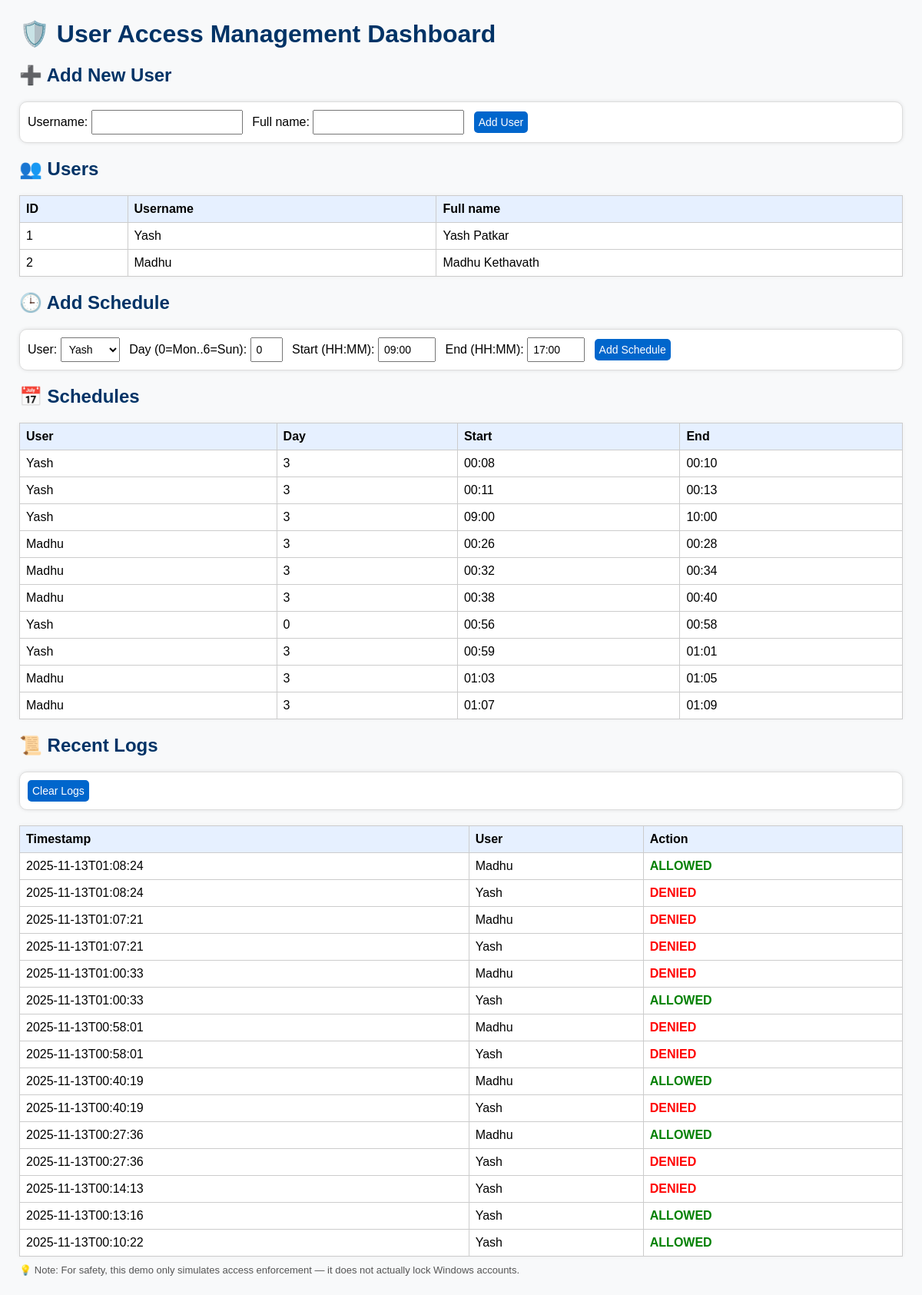
The page / on the database its author committed.
### tables this page shows
CREATE TABLE users(
  id INTEGER PRIMARY KEY AUTOINCREMENT,
  username TEXT UNIQUE NOT NULL,
  fullname TEXT
);

CREATE TABLE schedules(
  id INTEGER PRIMARY KEY AUTOINCREMENT,
  user_id INTEGER NOT NULL,
  day_of_week INTEGER NOT NULL,
  start_time TEXT NOT NULL,
  end_time TEXT NOT NULL,
  FOREIGN KEY(user_id) REFERENCES users(id)
);

CREATE TABLE access_logs(
  id INTEGER PRIMARY KEY AUTOINCREMENT,
  user_id INTEGER NOT NULL,
  timestamp TEXT NOT NULL,
  action TEXT NOT NULL,
  FOREIGN KEY(user_id) REFERENCES users(id)
);

### app.py (the view)
@app.route('/')
def index():
    conn = get_db()
    users = conn.execute("SELECT * FROM users ORDER BY id").fetchall()
    schedules = conn.execute(
        "SELECT s.*, u.username FROM schedules s JOIN users u ON s.user_id=u.id ORDER BY s.id"
    ).fetchall()
    logs = conn.execute(
        "SELECT l.*, u.username FROM access_logs l JOIN users u ON l.user_id=u.id ORDER BY l.id DESC LIMIT 50"
    ).fetchall()
    conn.close()
    return render_template('index.html', users=users, schedules=schedules, logs=logs)

### app.py (called while the page is built)
def get_db():
    conn = sqlite3.connect(DB)
    conn.row_factory = sqlite3.Row
    return conn

### templates/index.html (shortened to what this page needs)
<!doctype html>
<html>
<head>
</head>
<body>
  <h1>🛡️ User Access Management Dashboard</h1>
  <h2>➕ Add New User</h2>
  <form action="/add_user" method="post">
    Username: <input name="username" required>
    Full name: <input name="fullname">
    <button type="submit">Add User</button>
  </form>
  <h2>👥 Users</h2>
  <table>
    <tr><th>ID</th><th>Username</th><th>Full name</th></tr>
    {% for u in users %}
      <tr><td>{{u.id}}</td><td>{{u.username}}</td><td>{{u.fullname}}</td></tr>
    {% endfor %}
  </table>
  <h2>🕒 Add Schedule</h2>
  <form action="/add_schedule" method="post">
    User:
    <select name="user_id">
      {% for u in users %}
        <option value="{{u.id}}">{{u.username}}</option>
      {% endfor %}
    </select>
    Day (0=Mon..6=Sun): <input name="day_of_week" value="0" size="1" required>
    Start (HH:MM): <input name="start_time" value="09:00" size="5" required>
    End (HH:MM): <input name="end_time" value="17:00" size="5" required>
    <button type="submit">Add Schedule</button>
  </form>
  <h2>📅 Schedules</h2>
  <table>
    <tr><th>User</th><th>Day</th><th>Start</th><th>End</th></tr>
    {% for s in schedules %}
      <tr><td>{{s.username}}</td><td>{{s.day_of_week}}</td><td>{{s.start_time}}</td><td>{{s.end_time}}</td></tr>
    {% endfor %}
  </table>
  <h2>📜 Recent Logs</h2>
  <form action="/clear_logs" method="post">
    <button type="submit">Clear Logs</button>
  </form>
  <table>
    <tr><th>Timestamp</th><th>User</th><th>Action</th></tr>
    {% for l in logs %}
      <tr>
        <td>{{l.timestamp}}</td>
        <td>{{l.username}}</td>
        <td style="color:{% if l.action=='ALLOWED' %}green{% else %}red{% endif %}; font-weight:bold;">
          {{l.action}}
        </td>
      </tr>
    {% endfor %}
  </table>
  <p class="note">
    💡 Note: For safety, this demo only simulates access enforcement — it does not actually lock Windows accounts.
  </p>
</body>
</html>

### templates/index.html (style rules this page uses)
body { font-family: Arial, sans-serif; margin: 25px; background-color: #f8f9fa; }
h1, h2 { color: #003366; }
form { margin-bottom: 20px; padding: 10px; background-color: #fff; border: 1px solid #ddd; border-radius: 10px; box-shadow: 0 0 5px rgba(0,0,0,0.1); }
input, select, button { padding: 6px; margin-right: 8px; font-size: 14px; }
button { background-color: #0066cc; color: white; border: none; border-radius: 5px; cursor: pointer; }
table { border-collapse: collapse; width: 100%; margin-top: 10px; background-color: white; box-shadow: 0 0 5px rgba(0,0,0,0.05); }
th, td { border: 1px solid #ccc; padding: 8px; text-align: left; }
th { background-color: #e6f0ff; }
.note { font-size: 13px; color: #555; margin-top: 10px; }

### rows shown on the page
users: id "1", username "Yash", fullname "Yash Patkar"
users: id "2", username "Madhu", fullname "Madhu Kethavath"
schedules: username "Yash", day_of_week "3", start_time "00:08", end_time "00:10"
schedules: username "Yash", day_of_week "3", start_time "00:11", end_time "00:13"
schedules: username "Yash", day_of_week "3", start_time "09:00", end_time "10:00"
schedules: username "Madhu", day_of_week "3", start_time "00:26", end_time "00:28"
schedules: username "Madhu", day_of_week "3", start_time "00:32", end_time "00:34"
schedules: username "Madhu", day_of_week "3", start_time "00:38", end_time "00:40"
schedules: username "Yash", day_of_week "0", start_time "00:56", end_time "00:58"
schedules: username "Yash", day_of_week "3", start_time "00:59", end_time "01:01"
schedules: username "Madhu", day_of_week "3", start_time "01:03", end_time "01:05"
schedules: username "Madhu", day_of_week "3", start_time "01:07", end_time "01:09"
access_logs: timestamp "2025-11-13T01:08:24", username "Madhu", action "ALLOWED"
access_logs: timestamp "2025-11-13T01:08:24", username "Yash", action "DENIED"
access_logs: timestamp "2025-11-13T01:07:21", username "Madhu", action "DENIED"
access_logs: timestamp "2025-11-13T01:07:21", username "Yash", action "DENIED"
access_logs: timestamp "2025-11-13T01:00:33", username "Madhu", action "DENIED"
access_logs: timestamp "2025-11-13T01:00:33", username "Yash", action "ALLOWED"
access_logs: timestamp "2025-11-13T00:58:01", username "Madhu", action "DENIED"
access_logs: timestamp "2025-11-13T00:58:01", username "Yash", action "DENIED"
access_logs: timestamp "2025-11-13T00:40:19", username "Madhu", action "ALLOWED"
access_logs: timestamp "2025-11-13T00:40:19", username "Yash", action "DENIED"
access_logs: timestamp "2025-11-13T00:27:36", username "Madhu", action "ALLOWED"
access_logs: timestamp "2025-11-13T00:27:36", username "Yash", action "DENIED"
access_logs: timestamp "2025-11-13T00:14:13", username "Yash", action "DENIED"
access_logs: timestamp "2025-11-13T00:13:16", username "Yash", action "ALLOWED"
access_logs: timestamp "2025-11-13T00:10:22", username "Yash", action "ALLOWED"

### other values the page prints
form field user_id "Yash"
